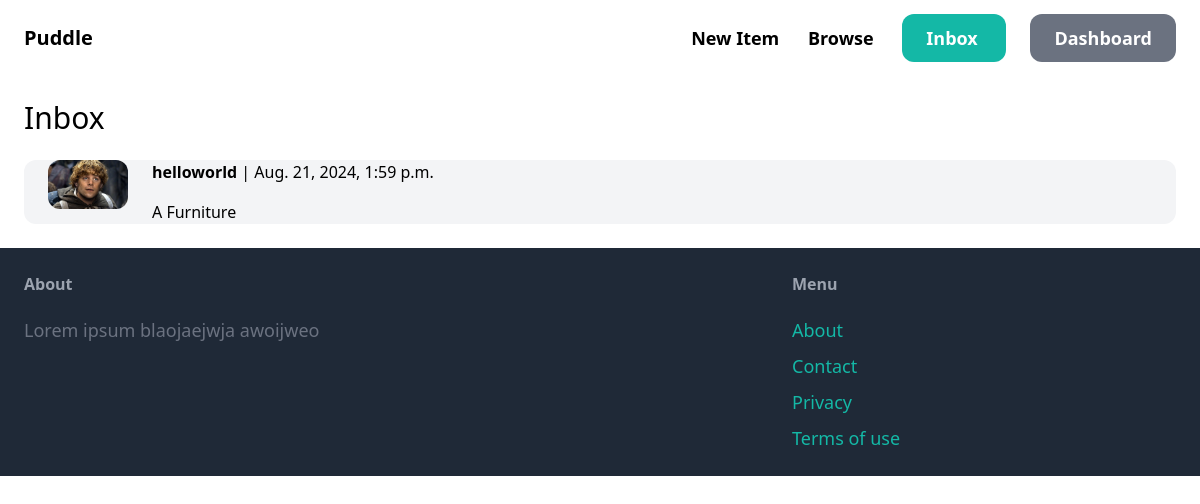
The page /inbox/ (signed in) on the database its author committed.
### conversation/models.py (models this page shows)
class Conversation(models.Model):
    item = models.ForeignKey(Item, related_name='conversations', on_delete=models.CASCADE)
    members = models.ManyToManyField(User, related_name='conversations')
    created_at = models.DateTimeField(auto_now_add=True)
    modified_at = models.DateTimeField(auto_now=True)
    class Meta:
        ordering = ('-modified_at',)

### item/models.py (models this page shows, shortened)
class Item(models.Model):
    category = models.ForeignKey(Category,related_name='items', on_delete=models.CASCADE)
    name = models.CharField(max_length=255)
    description = models.TextField(blank=True, null = True)
    price = models.FloatField()
    image = models.ImageField(upload_to='item_images', blank=True, null= True)
    is_sold = models.BooleanField(default=False)
    created_by = models.ForeignKey(User, related_name='items', on_delete=models.CASCADE)
    created_at = models.DateTimeField(auto_now_add=True)

### conversation/views.py (the view)
# urls.py: path('', views.inbox, name='inbox'),
@login_required
def inbox(request):
    conversations = Conversation.objects.filter(members__in=[request.user.id])
    return render(request, 'conversation/inbox.html',{
        'conversations': conversations
    })

### conversation/templates/conversation/inbox.html (shortened to what this page needs)
{% extends 'core/base.html' %}
{% block content %}
<h1 class="mb-6 text-3xl">Inbox</h1>
<div class=""space-y-6">
    {% for conversation in conversations %}
        <a href="{% url 'conversation:detail' conversation.id  %}">
            <div class="px-6 flex bg-gray-100 rounded-xl">
                <div class="pr-6">
                    <img src="{{ conversation.item.image.url }}" class="w-20 rounded-xl">
                </div>
                <div>
                    {% for member in conversation.members.all %}
                        {% if member != request.user %}
                            <p class="mb-4"><strong>{{ member.username}}</strong> | {{conversation.modified_at }}</p>
                            <p>{{conversation.item.name}}</p>
                        {% endif %}
                    {% endfor %}
                </div>
            </div>
        </a>
    {%endfor%}
</div>
{% endblock%}

### rows shown on the page
Conversation: item.image (picture), modified_at "Aug. 21, 2024, 1:59 p.m.", item.name "A Furniture"

### other values the page prints
{{ member.username }} "helloworld"
